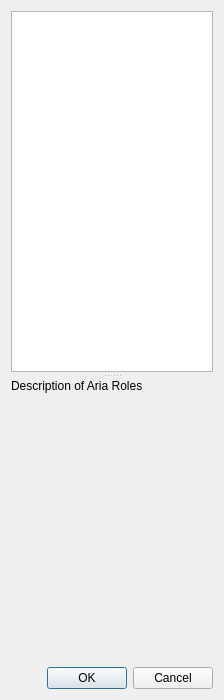
<?xml version="1.0" encoding="UTF-8"?>
<ui version="4.0">
 <class>AddRoles</class>
 <widget class="QDialog" name="AddRoles">
  <property name="geometry">
   <rect>
    <x>0</x>
    <y>0</y>
    <width>224</width>
    <height>700</height>
   </rect>
  </property>
  <property name="windowTitle">
   <string>Add Aria Roles</string>
  </property>
  <layout class="QVBoxLayout" name="verticalLayout">
   <item>
    <widget class="QSplitter" name="splitter">
     <property name="orientation">
      <enum>Qt::Vertical</enum>
     </property>
     <property name="handleWidth">
      <number>7</number>
     </property>
     <property name="childrenCollapsible">
      <bool>false</bool>
     </property>
     <widget class="QListWidget" name="lwProperties">
      <property name="minimumSize">
       <size>
        <width>200</width>
        <height>200</height>
       </size>
      </property>
      <property name="selectionMode">
       <enum>QAbstractItemView::ExtendedSelection</enum>
      </property>
      <property name="uniformItemSizes">
       <bool>true</bool>
      </property>
     </widget>
     <widget class="QLabel" name="lbDescription">
      <property name="sizePolicy">
       <sizepolicy hsizetype="Minimum" vsizetype="Minimum">
        <horstretch>0</horstretch>
        <verstretch>0</verstretch>
       </sizepolicy>
      </property>
      <property name="minimumSize">
       <size>
        <width>200</width>
        <height>150</height>
       </size>
      </property>
      <property name="text">
       <string>Description of Aria Roles</string>
      </property>
      <property name="alignment">
       <set>Qt::AlignLeading|Qt::AlignLeft|Qt::AlignTop</set>
      </property>
      <property name="wordWrap">
       <bool>true</bool>
      </property>
     </widget>
    </widget>
   </item>
   <item>
    <widget class="QDialogButtonBox" name="buttonBox">
     <property name="orientation">
      <enum>Qt::Horizontal</enum>
     </property>
     <property name="standardButtons">
      <set>QDialogButtonBox::Cancel|QDialogButtonBox::Ok</set>
     </property>
    </widget>
   </item>
  </layout>
 </widget>
 <resources/>
 <connections>
  <connection>
   <sender>buttonBox</sender>
   <signal>accepted()</signal>
   <receiver>AddRoles</receiver>
   <slot>accept()</slot>
   <hints>
    <hint type="sourcelabel">
     <x>257</x>
     <y>290</y>
    </hint>
    <hint type="destinationlabel">
     <x>157</x>
     <y>274</y>
    </hint>
   </hints>
  </connection>
  <connection>
   <sender>buttonBox</sender>
   <signal>rejected()</signal>
   <receiver>AddRoles</receiver>
   <slot>reject()</slot>
   <hints>
    <hint type="sourcelabel">
     <x>325</x>
     <y>290</y>
    </hint>
    <hint type="destinationlabel">
     <x>286</x>
     <y>274</y>
    </hint>
   </hints>
  </connection>
 </connections>
</ui>
